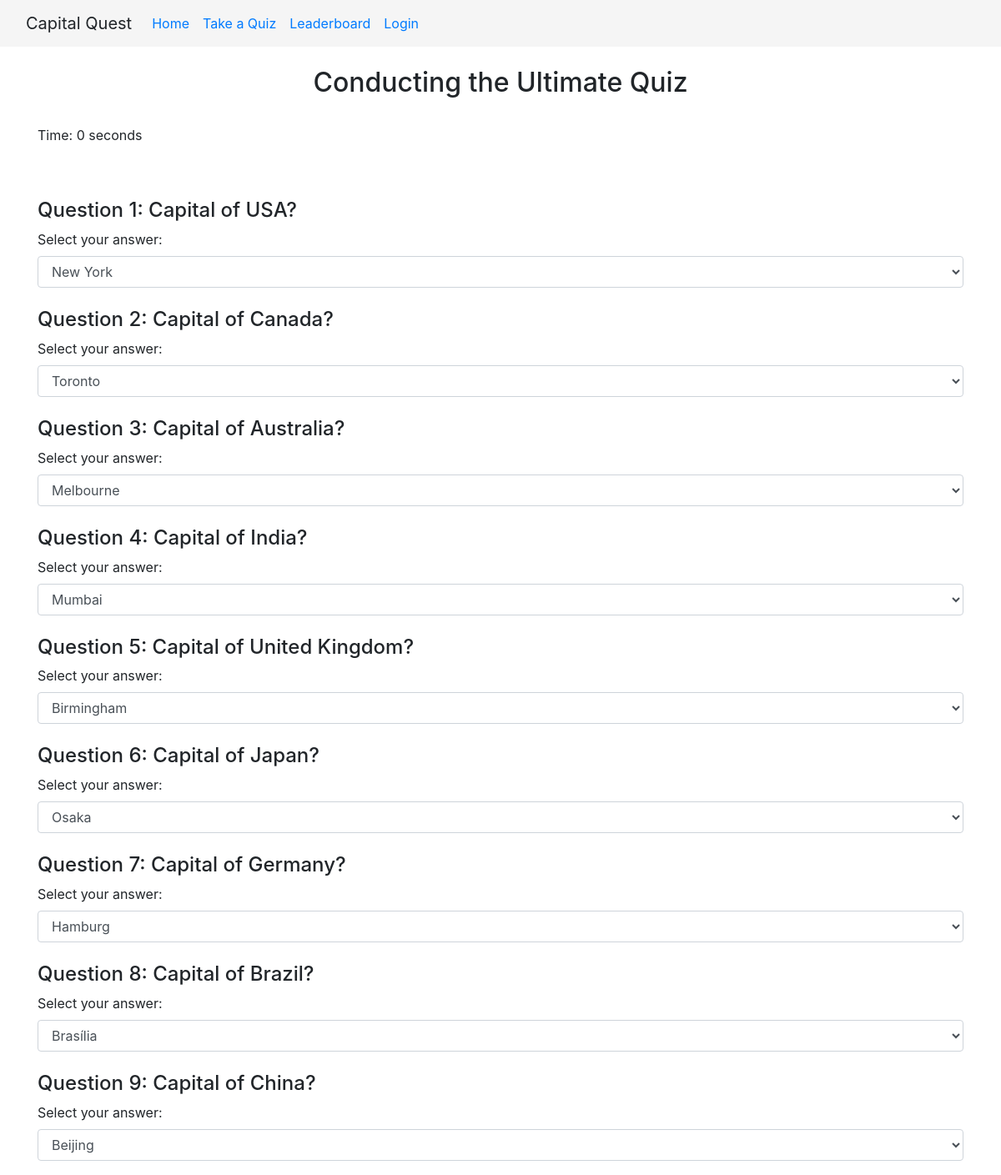
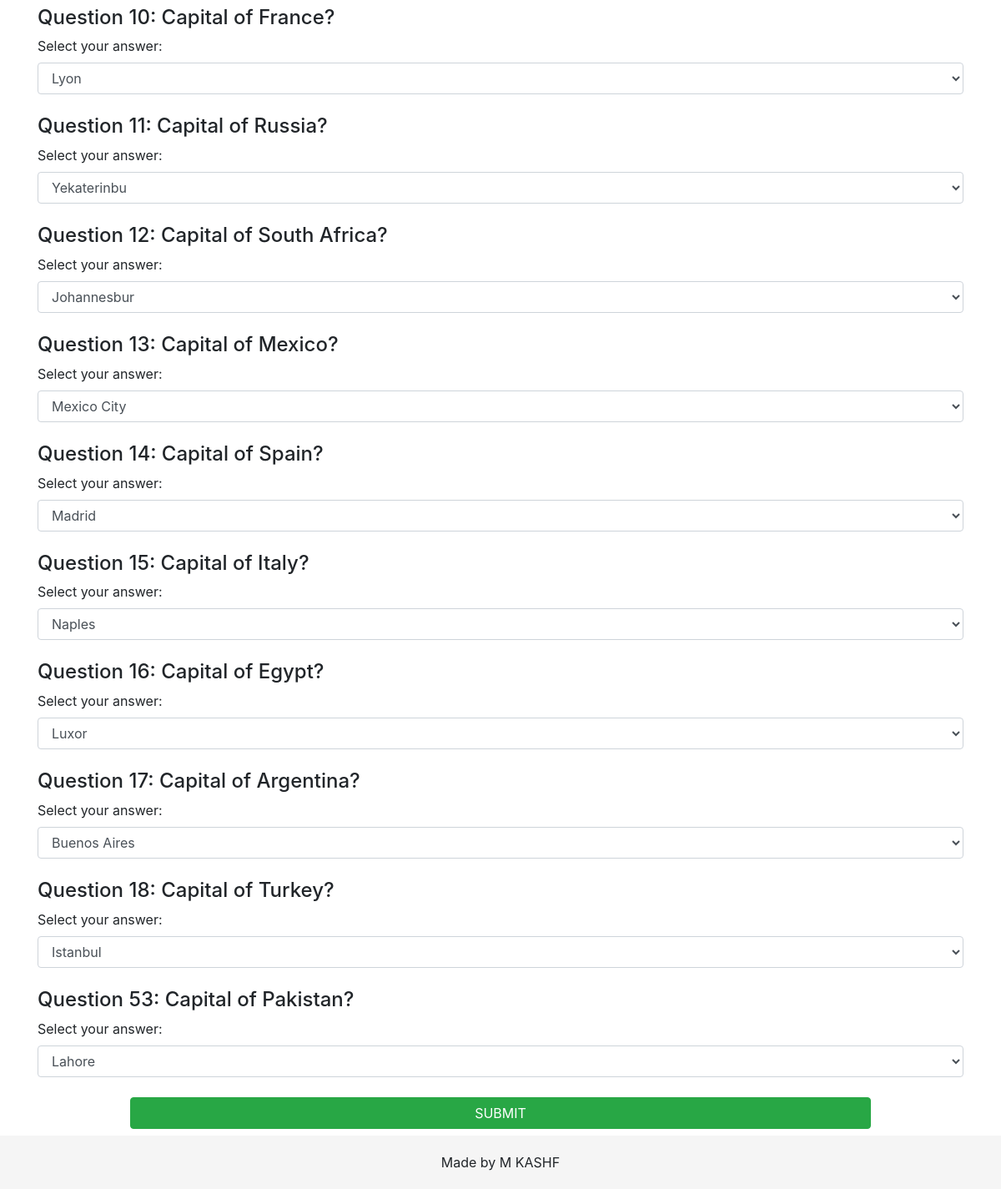
The app's page /start_test.php with its own data (2 pictures, top to bottom).
### tables this page shows
CREATE TABLE `question` (
  `id` int(11) NOT NULL,
  `Country` varchar(50) NOT NULL,
  `Capital` varchar(50) NOT NULL,
  `Option1` varchar(11) NOT NULL,
  `Option2` varchar(11) NOT NULL,
  `Option3` varchar(11) NOT NULL
);

### start_test.php (the view, shortened to what this page needs)
<?php
include 'header.php';
include 'connection.php';
$query = "SELECT * FROM question";
$result = $conn->query($query);
$questions = array();
if ($result->num_rows > 0) {
    while ($row = $result->fetch_assoc()) {
        $options = array($row['Option1'], $row['Option2'], $row['Option3'], $row['Capital']);
        shuffle($options);
        $row['shuffledOptions'] = $options;
        $questions[] = $row;
    }
} else {
    echo "No results found.";
}
?>
<!doctype html>
<html lang="en">
<head>
    <link rel="stylesheet" href="https://cdn.jsdelivr.net/npm/bootstrap@4.4.1/dist/css/bootstrap.min.css">
</head>
<body><br>
    <center><h2>Conducting the Ultimate Quiz</h2></center><br>
    <div class="container">
        <p id="timer">Time: <span id="countdown"><?php echo $_POST["quiz_level"]; ?></span> seconds</p>
        <br><br>
        <form method="post" action="reporting.php">
            <?php foreach ($questions as $question) { ?>
                <div class="mb-4">
                    <h4>Question <?php echo $question['id']; ?>: Capital of <?php echo $question['Country']; ?>?</h4>
                    <div class="form-group">
                        <label for="answer_<?php echo $question['id']; ?>">Select your answer:</label>
                        <select class="form-control" name="answer_<?php echo $question['id']; ?>">
                            <?php foreach ($question['shuffledOptions'] as $option) { ?>
                                <option value="<?php echo $option; ?>"><?php echo $option; ?></option>
                            <?php } ?>
                        </select>
                    </div>
                </div>
            <?php } ?>
            <center>
                <button class="btn btn-success" style="width: 80%;" type="submit">SUBMIT</button>
            </center>
        </form>
    </div>
    <br><br><br>
</body>
</html>
<?php
include 'footer.php';
?>

### header.php (shortened to what this page needs)
<!doctype html>
<html lang="en">
  <head>
    <link rel="stylesheet" href="https://cdn.jsdelivr.net/npm/bootstrap@4.4.1/dist/css/bootstrap.min.css">
  </head>
  <body>
    <nav class="navbar navbar-expand-lg bg-body-tertiary" style=" background-color: #f5f5f5">
      <div class="container-fluid">
        <a class="navbar-brand">Capital Quest</a>
        <div class="collapse navbar-collapse" id="navbarNav">
          <ul class="navbar-nav">
            <li class="nav-item">
              <a class="nav-link active" aria-current="page" href="index.php">Home</a>
            </li>
            <li class="nav-item">
              <a class="nav-link" href="prequiz.php">Take a Quiz</a>
            </li>
            <li class="nav-item">
              <a class="nav-link" href="leaderboard.php">Leaderboard</a>
            </li>
            <?php
            if (isset($_SESSION['username'])) {
                echo '<li class="nav-item">';
                echo '<a class="nav-link">Welcome, ' . $_SESSION['username'] . '</a>';
                echo '</li>';
                echo '<li class="nav-item">';
                echo '<a class="nav-link" href="logout.php">Logout</a>';
                echo '</li>';
            } else {
                echo '<li class="nav-item">';
                echo '<a class="nav-link" href="login.php">Login</a>';
                echo '</li>';
            }
            ?>
          </ul>
        </div>
      </div>
    </nav>
  </body>
</html>

### footer.php (shortened to what this page needs)
<!doctype html>
<html lang="en">
  <head>
    <link rel="stylesheet" href="https://cdn.jsdelivr.net/npm/bootstrap@4.4.1/dist/css/bootstrap.min.css">
  </head>
  <body>
  <footer style=" background-color: #f5f5f5;position: fixed;bottom: 0; width: 100vw; padding: 20px; text-align: center;">
    Made by M KASHF
</footer>
  </body>
</html>

### records on screen
question: id "1", Country "USA", Option1+id "New York"
question: id "2", Country "Canada", Option1+id "Toronto"
question: id "3", Country "Australia", Option2+id "Melbourne"
question: id "4", Country "India", Option1+id "Mumbai"
question: id "5", Country "United Kingdom", Option2+id "Birmingham"
question: id "6", Country "Japan", Option2+id "Osaka"
question: id "7", Country "Germany", Option2+id "Hamburg"
question: id "8", Country "Brazil", Capital+id "Brasília"
question: id "9", Country "China", Capital+id "Beijing"
question: id "10", Country "France", Option2+id "Lyon"
question: id "11", Country "Russia", Option3+id "Yekaterinbu"
question: id "12", Country "South Africa", Option3+id "Johannesbur"
question: id "13", Country "Mexico", Capital+id "Mexico City"
question: id "14", Country "Spain", Capital+id "Madrid"
question: id "15", Country "Italy", Option2+id "Naples"
question: id "16", Country "Egypt", Option3+id "Luxor"
question: id "17", Country "Argentina", Capital+id "Buenos Aires"
question: id "18", Country "Turkey", Option1+id "Istanbul"
question: id "53", Country "Pakistan", Option2+id "Lahore"
